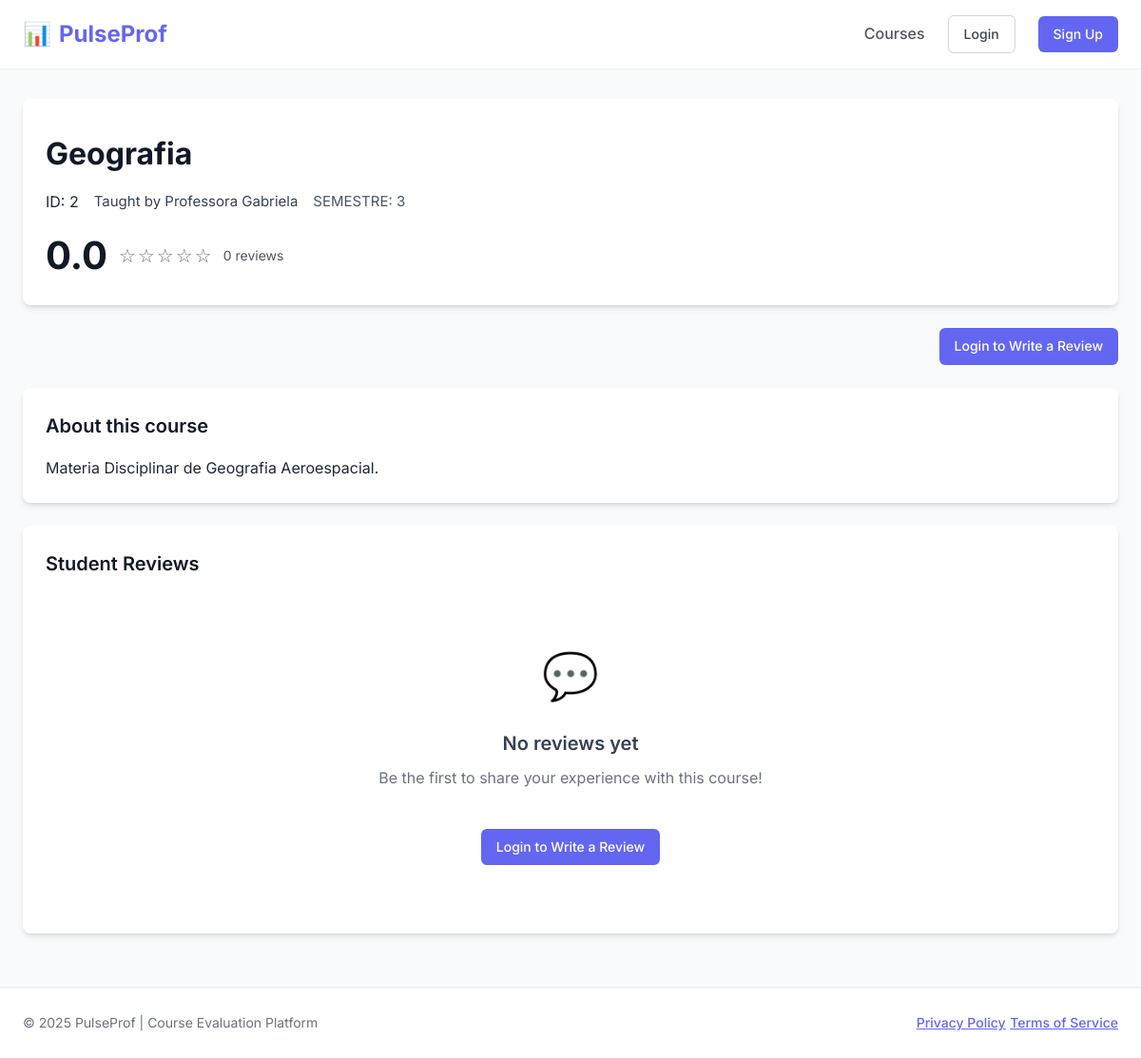
/courses/2/, run on the app's committed database.
### avaliacoes/models.py (models this page shows, shortened)
class Course(models.Model):
    title = models.CharField(max_length=100)
    code = models.CharField(max_length=20, unique=True)
    instructor = models.CharField(max_length=100)
    semester = models.CharField(max_length=20, blank=True)
    description = models.TextField(blank=True)
    def average_rating(self):
        return self.review_set.aggregate(Avg('rating'))['rating__avg'] or 0
    def total_reviews(self):
        return self.review_set.count()

### avaliacoes/views.py (the view)
# urls.py: path('courses/<int:course_id>/', views.course_detail, name='course_detail'),
def course_detail(request, course_id):
    course = get_object_or_404(Course, id=course_id)
    reviews = course.review_set.all()
    user_review = None
    can_review = False
    if request.user.is_authenticated:
        user_review = reviews.filter(student=request.user).first()
        can_review = user_review is None
    context = {
        'course': course,
        'reviews': reviews,
        'user_review': user_review,
        'can_review': can_review,
        'page_title': course.title
    }
    return render(request, 'course_detail.html', context)

### avaliacoes/templates/course_detail.html (shortened to what this page needs)
{% extends 'base.html' %}
{% block content %}
<div class="course-header-container">
    <div class="course-header-content">
        <h1 class="course-detail-title">{{ course.title }}</h1>
        <div class="course-detail-meta">
            <div class="course-code">ID: {{ course.code }}</div>
            <div class="course-instructor">Taught by {{ course.instructor }}</div>
            {% if course.semester %}<div class="course-semester">SEMESTRE: {{ course.semester }}</div>{% endif %}
        </div>
        <div class="course-ratings">
            <div class="rating-summary">
                <div class="rating-average">
                    {{ course.average_rating|floatformat:1 }}
                </div>
                <div class="stars">
                    {% for i in "12345" %}
                        {% if forloop.counter <= course.average_rating|floatformat:"0" %}
                            <span>⭐</span>
                        {% else %}
                            <span class="text-muted">☆</span>
                        {% endif %}
                    {% endfor %}
                </div>
                <div class="rating-count">{{ course.total_reviews }} review{{ course.total_reviews|pluralize }}</div>
            </div>
        </div>
    </div>
</div>
<div class="course-actions">
    {% if can_review %}
        <a href="{% url 'submit_review' course.id %}" class="btn btn-primary">Write a Review</a>
    {% elif user_review %}
        <div class="user-review-actions">
            <span class="your-review-badge">You've reviewed this course</span>
            <a href="{% url 'edit_review' course.id %}" class="btn btn-outline">Edit Your Review</a>
            <a href="{% url 'delete_review' course.id %}" class="btn btn-outline btn-danger-text">Delete</a>
        </div>
    {% elif not user.is_authenticated %}
        <a href="{% url 'login' %}" class="btn btn-primary">Login to Write a Review</a>
    {% endif %}
</div>
{% if course.description %}
<div class="card">
    <div class="card-header">
        <h2 class="card-title">About this course</h2>
    </div>
    <p>{{ course.description }}</p>
</div>
{% endif %}
<div class="card">
    <div class="card-header">
        <h2 class="card-title">Student Reviews</h2>
    </div>
    {% if reviews %}
        <div class="reviews-list">
            {% for review in reviews %}
                <div class="review-item">
                    <div class="review-header">
                        <div class="reviewer-info">
                            {% if review.anonymous %}
                                <div class="anonymous-badge">Anonymous Student</div>
                            {% else %}
                                <div class="reviewer-name">{{ review.student.username }}</div>
                            {% endif %}
                            <div class="review-date">{{ review.date_submitted|date:"M d, Y" }}</div>
                        </div>
                        <div class="review-rating">
                            {% for i in "12345" %}
                                {% if forloop.counter <= review.rating %}
                                    <span class="star">⭐</span>
                                {% endif %}
                            {% endfor %}
                        </div>
                    </div>
                    {% if review.feedback %}
                    <div class="review-content">
                        {{ review.feedback }}
                    </div>
                    {% endif %}
                    {% if review.student == user %}
                    <div class="review-actions">
                        <a href="{% url 'edit_review' course.id %}" class="btn btn-link">Edit</a>
                        <a href="{% url 'delete_review' course.id %}" class="btn btn-link btn-danger-text">Delete</a>
                    </div>
                    {% endif %}
                </div>
            {% endfor %}
        </div>
    {% else %}
        <div class="empty-reviews">
            <div class="empty-icon">💬</div>
            <h3>No reviews yet</h3>
            <p>Be the first to share your experience with this course!</p>
            {% if can_review %}
                <a href="{% url 'submit_review' course.id %}" class="btn btn-primary mt-4">Write a Review</a>
            {% elif not user.is_authenticated %}
                <a href="{% url 'login' %}" class="btn btn-primary mt-4">Login to Write a Review</a>
            {% endif %}
        </div>
    {% endif %}
</div>
{% endblock %}

### avaliacoes/templates/base.html (style rules this page uses)
:root { --primary: #6366f1; --primary-dark: #4f46e5; --primary-light: #a5b4fc; --secondary: #ec4899; --success: #10b981; --danger: #ef4444; --warning: #f59e0b; --gray-50: #f9fafb; --gray-100: #f3f4f6; --gray-200: #e5e7eb; --gray-300: #d1d5db; --gray-400: #9ca3af; --gray-500: #6b7280; --gray-600: #4b5563; --gray-700: #374151; --gray-800: #1f2937; --gray-900: #111827; --radius-sm: 0.25rem; --radius-md: 0.375rem; --radius-lg: 0.5rem; --shadow-sm: 0 1px 2px 0 rgb(0 0 0 / 0.05); --shadow-md: 0 4px 6px -1px rgb(0 0 0 / 0.1), 0 2px 4px -2px rgb(0 0 0 / 0.1); --shadow-lg: 0 10px 15px -3px rgb(0 0 0 / 0.1), 0 4px 6px -4px rgb(0 0 0 / 0.1); }
* { margin: 0; padding: 0; box-sizing: border-box; }
body { font-family: 'Inter', sans-serif; color: var(--gray-800); background-color: var(--gray-50); line-height: 1.6; }
.btn { display: inline-flex; align-items: center; justify-content: center; padding: 0.5rem 1rem; border-radius: var(--radius-md); font-weight: 500; text-decoration: none; cursor: pointer; transition: all 0.2s ease; border: none; font-size: 0.875rem; }
.btn-primary { background-color: var(--primary); color: white; }
.card { background-color: white; border-radius: var(--radius-lg); box-shadow: var(--shadow-md); padding: 1.5rem; margin-bottom: 1.5rem; }
.card-header { display: flex; justify-content: space-between; align-items: center; margin-bottom: 1rem; }
.card-title { font-size: 1.25rem; font-weight: 600; color: var(--gray-900); }
.stars { display: flex; align-items: center; gap: 0.125rem; color: var(--warning); }
.text-muted { color: var(--gray-500); }
.mt-4 { margin-top: 1rem; }

### avaliacoes/templates/course_detail.html (style rules this page uses)
.course-header-container { background-color: white; border-radius: var(--radius-lg); box-shadow: var(--shadow-md); margin-bottom: 1.5rem; overflow: hidden; }
.course-header-content { padding: 2rem 1.5rem; }
.course-detail-title { font-size: 2rem; font-weight: 700; color: var(--gray-900); margin-bottom: 0.75rem; }
.course-detail-meta { display: flex; flex-wrap: wrap; gap: 1rem; margin-bottom: 1.5rem; }
.course-instructor { color: var(--gray-700); font-size: 0.9375rem; }
.course-semester { color: var(--gray-600); font-size: 0.9375rem; }
.course-ratings { display: flex; align-items: center; gap: 2rem; }
.rating-summary { display: flex; align-items: center; gap: 0.75rem; }
.rating-average { font-size: 2.5rem; font-weight: 700; color: var(--gray-900); line-height: 1; }
.stars { font-size: 1.25rem; }
.rating-count { color: var(--gray-600); font-size: 0.875rem; }
.course-actions { display: flex; justify-content: flex-end; margin-bottom: 1.5rem; }
.empty-reviews { text-align: center; padding: 3rem 0; }
.empty-icon { font-size: 3rem; margin-bottom: 1rem; color: var(--gray-400); }
.empty-reviews h3 { font-size: 1.25rem; font-weight: 600; color: var(--gray-700); margin-bottom: 0.5rem; }
.empty-reviews p { color: var(--gray-500); margin-bottom: 1.5rem; }

### data on the page
Course: title "Geografia", code "2", instructor "Professora Gabriela", semester "3", average_rating "0.0", total_reviews "0", description "Materia Disciplinar de Geografia Aeroespacial."
